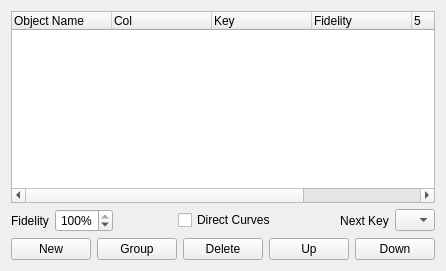
          <widget class="QWidget" name="tabObjects" >
           <attribute name="title" >
            <string>Objects</string>
           </attribute>
           <layout class="QVBoxLayout" >
            <item>
             <widget class="QTreeWidget" name="OOTreeWidget" >
              <property name="mouseTracking" >
               <bool>true</bool>
              </property>
              <property name="acceptDrops" >
               <bool>true</bool>
              </property>
              <property name="dragEnabled" >
               <bool>true</bool>
              </property>
              <property name="dragDropMode" >
               <enum>QAbstractItemView::InternalMove</enum>
              </property>
              <property name="selectionMode" >
               <enum>QAbstractItemView::ExtendedSelection</enum>
              </property>
              <property name="animated" >
               <bool>false</bool>
              </property>
              <column>
               <property name="text" >
                <string>Object Name</string>
               </property>
              </column>
              <column>
               <property name="text" >
                <string>Col</string>
               </property>
              </column>
              <column>
               <property name="text" >
                <string>Key</string>
               </property>
              </column>
              <column>
               <property name="text" >
                <string>Fidelity</string>
               </property>
              </column>
              <column>
               <property name="text" >
                <string/>
               </property>
              </column>
              <column>
               <property name="text" >
                <string>Merge</string>
               </property>
              </column>
             </widget>
            </item>
            <item>
             <layout class="QHBoxLayout" >
              <item>
               <widget class="QLabel" name="label_18" >
                <property name="text" >
                 <string>Fidelity</string>
                </property>
                <property name="alignment" >
                 <set>Qt::AlignCenter</set>
                </property>
               </widget>
              </item>
              <item>
               <widget class="QSpinBox" name="OOResample" >
                <property name="sizePolicy" >
                 <sizepolicy vsizetype="Fixed" hsizetype="Fixed" >
                  <horstretch>0</horstretch>
                  <verstretch>0</verstretch>
                 </sizepolicy>
                </property>
                <property name="alignment" >
                 <set>Qt::AlignCenter</set>
                </property>
                <property name="keyboardTracking" >
                 <bool>false</bool>
                </property>
                <property name="suffix" >
                 <string>%</string>
                </property>
                <property name="minimum" >
                 <number>1</number>
                </property>
                <property name="maximum" >
                 <number>100</number>
                </property>
                <property name="value" >
                 <number>100</number>
                </property>
               </widget>
              </item>
              <item>
               <spacer>
                <property name="orientation" >
                 <enum>Qt::Horizontal</enum>
                </property>
                <property name="sizeHint" stdset="0" >
                 <size>
                  <width>40</width>
                  <height>20</height>
                 </size>
                </property>
               </spacer>
              </item>
              <item>
               <widget class="QCheckBox" name="DirectCurves" >
                <property name="text" >
                 <string>Direct Curves</string>
                </property>
               </widget>
              </item>
              <item>
               <spacer>
                <property name="orientation" >
                 <enum>Qt::Horizontal</enum>
                </property>
                <property name="sizeHint" stdset="0" >
                 <size>
                  <width>16</width>
                  <height>23</height>
                 </size>
                </property>
               </spacer>
              </item>
              <item>
               <widget class="QLabel" name="label_19" >
                <property name="text" >
                 <string>Next Key</string>
                </property>
                <property name="alignment" >
                 <set>Qt::AlignCenter</set>
                </property>
               </widget>
              </item>
              <item>
               <widget class="QComboBox" name="NextKey" >
                <property name="sizePolicy" >
                 <sizepolicy vsizetype="Fixed" hsizetype="Fixed" >
                  <horstretch>0</horstretch>
                  <verstretch>0</verstretch>
                 </sizepolicy>
                </property>
                <property name="minimumSize" >
                 <size>
                  <width>40</width>
                  <height>0</height>
                 </size>
                </property>
                <property name="maximumSize" >
                 <size>
                  <width>40</width>
                  <height>16777215</height>
                 </size>
                </property>
               </widget>
              </item>
             </layout>
            </item>
            <item>
             <layout class="QHBoxLayout" >
              <item>
               <widget class="QPushButton" name="OONew" >
                <property name="minimumSize" >
                 <size>
                  <width>50</width>
                  <height>16</height>
                 </size>
                </property>
                <property name="text" >
                 <string>New</string>
                </property>
               </widget>
              </item>
              <item>
               <widget class="QPushButton" name="OOGroup" >
                <property name="text" >
                 <string>Group</string>
                </property>
               </widget>
              </item>
              <item>
               <widget class="QPushButton" name="OODelete" >
                <property name="minimumSize" >
                 <size>
                  <width>50</width>
                  <height>16</height>
                 </size>
                </property>
                <property name="text" >
                 <string>Delete</string>
                </property>
               </widget>
              </item>
              <item>
               <widget class="QPushButton" name="OOUp" >
                <property name="minimumSize" >
                 <size>
                  <width>50</width>
                  <height>16</height>
                 </size>
                </property>
                <property name="text" >
                 <string>Up</string>
                </property>
               </widget>
              </item>
              <item>
               <widget class="QPushButton" name="OODown" >
                <property name="minimumSize" >
                 <size>
                  <width>50</width>
                  <height>16</height>
                 </size>
                </property>
                <property name="text" >
                 <string>Down</string>
                </property>
               </widget>
              </item>
             </layout>
            </item>
           </layout>
          </widget>
